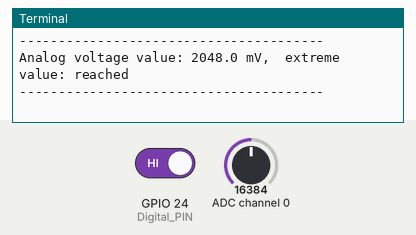
A program run on a simulated Raspberry Pi (BCM pin numbers). Shown: the last lines printed to the terminal. The inputs (shaded band) are chosen by the test bench; at power-on: GPIO 24 (Digital_PIN) HIGH, ADC channel 0 = 16384 (analog values on the 0–32767 scale).

Above: at 1.2 s.
1.3 s: GPIO 24 (Digital_PIN) driven LOW
3.5 s: ADC channel 0 set to 22936
At 4.0 s:
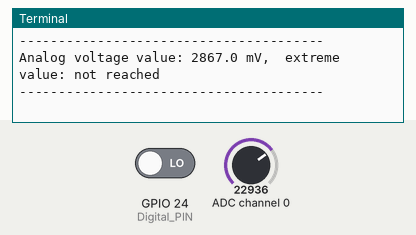
5.0 s: ADC channel 0 set to 28834
At 5.5 s:
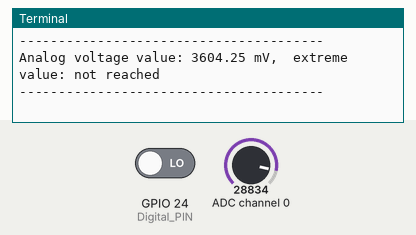
6.5 s: GPIO 24 (Digital_PIN) driven HIGH
Timing chart, 0 to 9.0 s (numbered marks = the images above; inputs shaded):
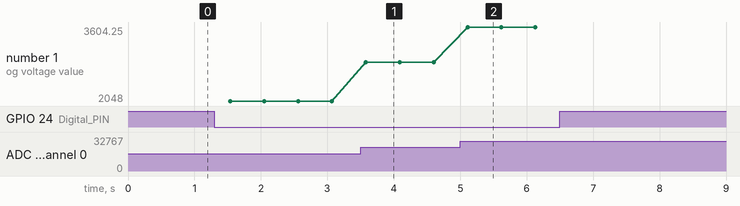

Measured:
- after the input at 3.5 s, the terminal: prints a new line after 0.08 s (image 1)
- after the input at 5.0 s, the terminal: prints a new line after 0.11 s (image 2)
- plotted number 1: 2048 → 2867 after the input at 3.5 s, 2867 → 3604.25 after the input at 5.0 s

The program:

main.py
```python
# -*- coding:utf-8 -*-
#!/usr/bin/python
#Author: Dharmendra Kumar Yadav
#######################################################

from Adafruit_ADS1x15 import ADS1x15
from time import sleep

# import needed modules
import math, signal, sys, os
import RPi.GPIO as GPIO
GPIO.setmode(GPIO.BCM)
GPIO.setwarnings(False)

# initialise variables
delayTime = 0.5 # in Sekunden

# assigning the ADS1x15 ADC
ADS1015 = 0x00  # 12-bit ADC
ADS1115 = 0x01  # 16-bit

# choosing the amplifing gain
gain = 4096  # +/- 4.096V

# choosing the sampling rate
sps = 64   # 64 Samples per second

# assigning the ADC-Channel (1-4)
adc_channel_0 = 0    # Channel 0
adc_channel_1 = 1    # Channel 1
adc_channel_2 = 2    # Channel 2
adc_channel_3 = 3    # Channel 3

# initialise ADC (ADS1115)
adc = ADS1x15(ic=ADS1115)

# Input pin for the digital signal will be picked here
Digital_PIN = 24
GPIO.setup(Digital_PIN, GPIO.IN, pull_up_down = GPIO.PUD_OFF)

try:
        while True:
                #Current values will be recorded
                analog = adc.readADCSingleEnded(adc_channel_0, gain, sps)

                # Output at the terminal
                if GPIO.input(Digital_PIN) == False:
                        print "Analog voltage value:", analog,"mV, ","extreme value: not reached"
                else:
                        print "Analog voltage value:", analog, "mV, ", "extreme value: reached"
                print "---------------------------------------"

                sleep(delayTime)

except KeyboardInterrupt:
        GPIO.cleanup()
```
